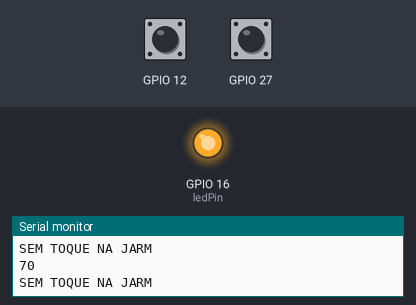
This sketch was run on a simulated ESP32. Parts: output pins drawn as LEDs (lit = HIGH), the last lines printed to the serial monitor. Inputs (shaded band) come from the test bench; at power-on: GPIO 12 HIGH, GPIO 27 HIGH.

Above: at 2.2 s.
2.3 s: GPIO 12 pulled LOW for 0.6 s
At 2.9 s:
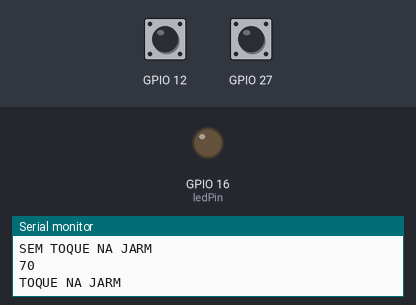
4.4 s: GPIO 12 pulled LOW for 3.2 s
At 8.6 s:
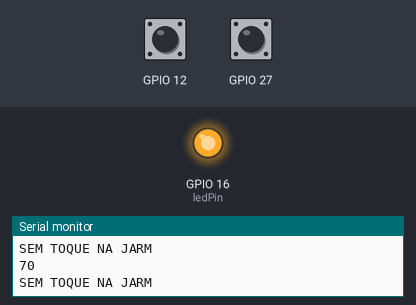
Timing chart, 0 to 10.1 s (numbered marks = the images above; inputs shaded):
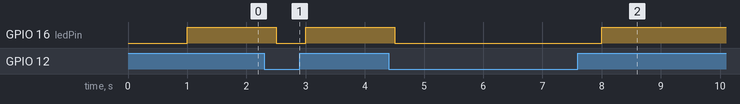

The sketch:

JARM_ESP32_-_T7_-_TouchRead.ino
```cpp
// ESP32 Touch Test
// Just test touch pin - Touch7 is T7 which is on GPIO 27.

int ledPin = 16;

void setup()
{
  Serial.begin(115200);
  pinMode(ledPin, OUTPUT);
  delay(1000); // give me time to bring up serial monitor
  Serial.println("JARM ESP32 - Touch Test");
}

void loop()
{
  Serial.println(touchRead(T7));  // get value using T7
  if ((touchRead(T5))>50){
    Serial.println("SEM TOQUE NA JARM");
    digitalWrite(ledPin, HIGH);
  }
  else{
    Serial.println("TOQUE NA JARM");
    digitalWrite(ledPin, LOW);
  }
  delay(500);
}
```

Measured:
- after the input at 2.3 s, GPIO 16 (ledPin): HIGH → LOW after 0.20 s, → HIGH 0.50 s later
- after the input at 4.4 s, GPIO 16 (ledPin): HIGH → LOW after 0.10 s, → HIGH 3.5 s later
